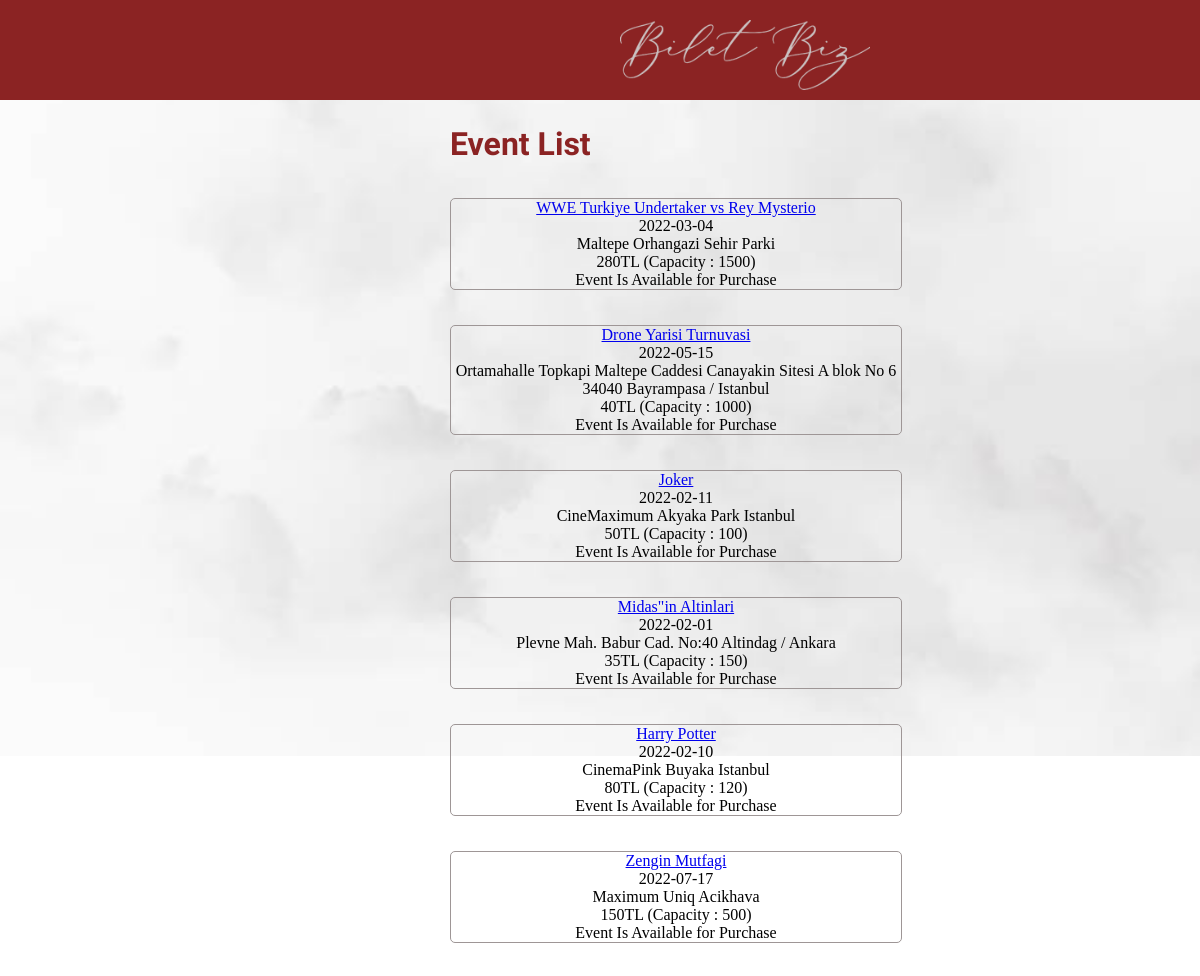
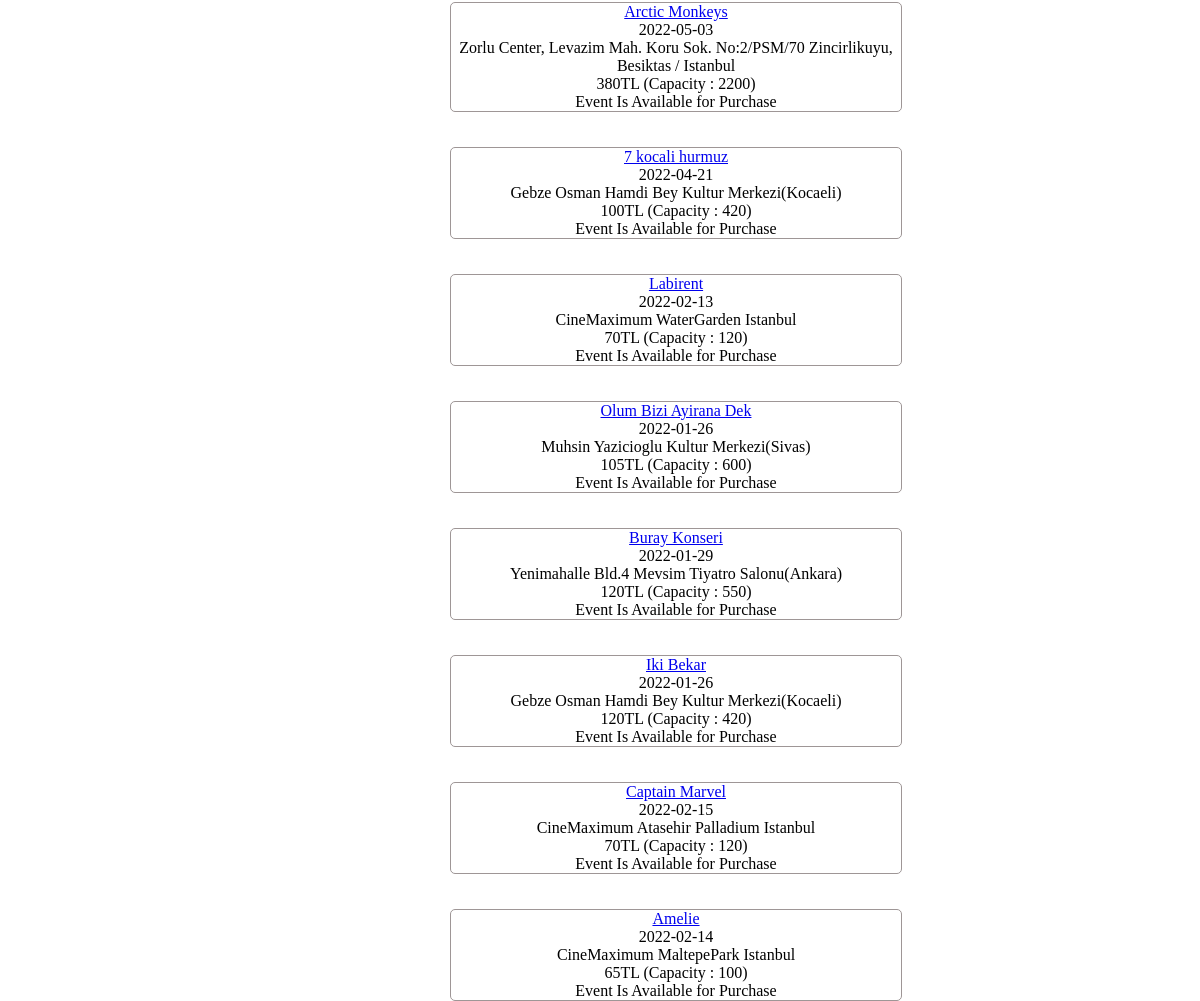
Page /Biletbiz/listEvent.php on the committed database (2 pictures, top to bottom).
### tables this page shows
CREATE TABLE Event(
idEvent INT NOT NULL AUTO_INCREMENT,

VipAvailability BOOLEAN,
SeatAvailability BOOLEAN,
TicketPrice double NOT NULL,
VIPTicketPrice double,
EventHour TIME,
ECompanyEmail varChar(45) NOT NULL,
EventName VarChar(45) NOT NULL,
EventDate date NOT NULL,
EventDescription VarChar(1500) NOT NULL,
EventLocation VarChar(250) NOT NULL,
EventNoLongerPurchasable BOOLEAN,
EventCapacity INTEGER,
VIPEventCapacity INTEGER,

PRIMARY KEY(idEvent),
FOREIGN KEY(ECompanyEmail) REFERENCES Company(CompanyEmail));

### Biletbiz/listEvent.php (the view, shortened to what this page needs)
<!DOCTYPE html>
<html lang="en">
<head>
    <link rel="stylesheet" href="css/event.css">
</head>
<body>
    <div class="container">
        <div class="navbar">
            <div class="logo">
                <a href="includes/indexer.inc.php"><img src="foto/logo.png" alt="Logo" style="width:250px; height:70px;"></a>
            </div>
        </div>
        <h1>Event List</h1>
        <?php
            require_once 'includes/dbh.inc.php';
            $sql = "SELECT * FROM event ;";
            $stmt = mysqli_stmt_init($conn);
            if (!mysqli_stmt_prepare($stmt,$sql)) {
            echo "STMT FAIL";
             }
            mysqli_stmt_execute($stmt);
            $resultData = mysqli_stmt_get_result($stmt);
            while ($row = mysqli_fetch_assoc($resultData)) {
            $date=$row["EventDate"];
            $result=true;
            $time = date("Y-m-d");
            if ($date>$time) {
            $result=false;
            }
            if($result){}
            else{
                echo '<div class="th">
            <a href="Event.php?ID='.$row["idEvent"].'">'.$row["EventName"].'</a>
            <dd> '.$row["EventDate"].' <br> '.$row["EventLocation"].' <br> '.$row["TicketPrice"].'TL (Capacity : '.$row["EventCapacity"].') <br>Event Is
                Available for Purchase</dd>
        </div>';
            }
            }
?>
    </div>
</body>
</html>

### Biletbiz/css/event.css (style rules this page uses)
* { margin: 0; padding: 0; }
.container { background-image: url(back.jpg); background-size: 100% 100%; height: 30cm; }
.container .navbar { width: 100%; height: 100px; background-color: #8b2323; }
.navbar .logo { display: inline-block; margin-left: 620px; margin-top: 20px; width: 10px; height: 70px; }
h1 { margin-bottom: 25px; font-family: Lobster Two; color: #8b2323; }
.th { border: 1px solid rgb(158, 150, 150); border-radius: 5px; width: 450px; margin-top: 35px; margin-left: 450px; text-align: center; }

### Biletbiz/listEvent.php (style rules this page uses)
.container { background-image: url(back.jpg); background-size: 100% 100%; height: 20cm; }
h1 { margin-top: 25px; margin-left: 450px; }

### rows in the picture
event: EventName "WWE Turkiye Undertaker vs Rey Mysterio", EventDate "2022-03-04", EventLocation "Maltepe Orhangazi Sehir Parki", TicketPrice "280", EventCapacity "1500"
event: EventName "Drone Yarisi Turnuvasi", EventDate "2022-05-15", EventLocation "Ortamahalle Topkapi Maltepe Caddesi Canayakin Sitesi A blok No 6 34040 Bayrampasa / Istanbul", TicketPrice "40", EventCapacity "1000"
event: EventName "Joker", EventDate "2022-02-11", EventLocation "CineMaximum Akyaka Park Istanbul", TicketPrice "50", EventCapacity "100"
event: EventName "Midas\"in Altinlari", EventDate "2022-02-01", EventLocation "Plevne Mah. Babur Cad. No:40 Altindag / Ankara", TicketPrice "35", EventCapacity "150"
event: EventName "Harry Potter", EventDate "2022-02-10", EventLocation "CinemaPink Buyaka Istanbul", TicketPrice "80", EventCapacity "120"
event: EventName "Zengin Mutfagi", EventDate "2022-07-17", EventLocation "Maximum Uniq Acikhava", TicketPrice "150", EventCapacity "500"
event: EventName "Arctic Monkeys", EventDate "2022-05-03", EventLocation "Zorlu Center, Levazim Mah. Koru Sok. No:2/PSM/70 Zincirlikuyu, Besiktas / Istanbul", TicketPrice "380", EventCapacity "2200"
event: EventName "7 kocali hurmuz", EventDate "2022-04-21", EventLocation "Gebze Osman Hamdi Bey Kultur Merkezi(Kocaeli)", TicketPrice "100", EventCapacity "420"
event: EventName "Labirent", EventDate "2022-02-13", EventLocation "CineMaximum WaterGarden Istanbul", TicketPrice "70", EventCapacity "120"
event: EventName "Olum Bizi Ayirana Dek", EventDate "2022-01-26", EventLocation "Muhsin Yazicioglu Kultur Merkezi(Sivas)", TicketPrice "105", EventCapacity "600"
event: EventName "Buray Konseri", EventDate "2022-01-29", EventLocation "Yenimahalle Bld.4 Mevsim Tiyatro Salonu(Ankara)", TicketPrice "120", EventCapacity "550"
event: EventName "Iki Bekar", EventDate "2022-01-26", EventLocation "Gebze Osman Hamdi Bey Kultur Merkezi(Kocaeli)", TicketPrice "120", EventCapacity "420"
event: EventName "Captain Marvel", EventDate "2022-02-15", EventLocation "CineMaximum Atasehir Palladium Istanbul", TicketPrice "70", EventCapacity "120"
event: EventName "Amelie", EventDate "2022-02-14", EventLocation "CineMaximum MaltepePark Istanbul", TicketPrice "65", EventCapacity "100"
